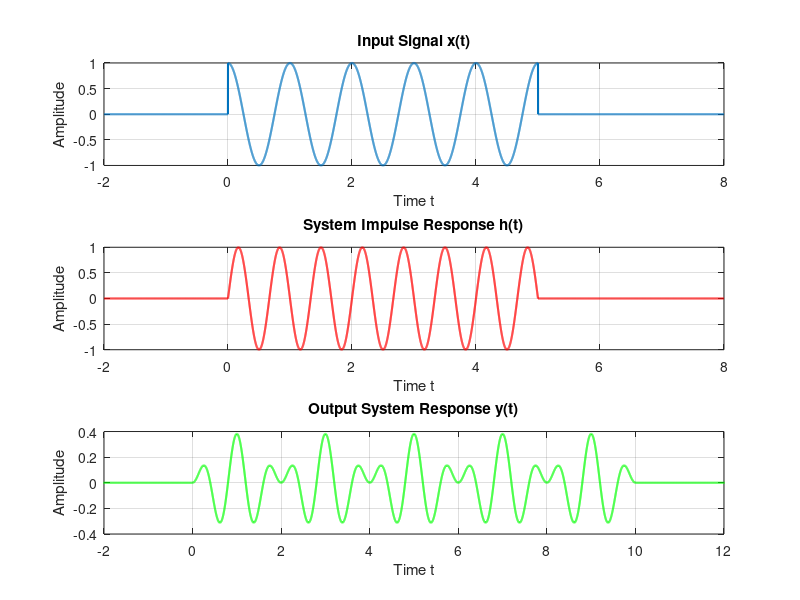

Write the MATLAB code that produced this figure.
% 1. Define the continuous time approximation
dt = 0.001;          % Very small time step
t = -2:dt:8;         % Time vector covering before and after the signals

% ---> ADDED: Clear command window and print setup information
clc;
fprintf('--- Continuous-Time Convolution Analysis ---\n');
fprintf('Time step (dt) set to: %.3f\n', dt);

% 2. Define the window: [u(t) - u(t-5)]
% This creates an array of 1s between 0 and 5, and 0s elsewhere
window = (t >= 0) & (t <= 5);

% 3. Generate x(t) and h(t)
x = cos(2*pi*t) .* window; 
h = sin(3*pi*t) .* window; 

% ---> ADDED: Print signal status
fprintf('Signals x(t) and h(t) generated successfully for t = [0, 5].\n');
fprintf('Calculating continuous convolution approximation...\n');

% 4. Compute the continuous convolution approximation
y = conv(x, h) * dt; 

% 5. Determine the output time vector
% The output time starts at the sum of the input start times
t_start = t(1) + t(1); 
ty = t_start : dt : t_start + (length(y)-1)*dt;

% ---> ADDED: Print useful analytical outputs from the convolution
fprintf('Convolution complete.\n');
fprintf('--------------------------------------------------\n');
fprintf('Output Time Range          : [%.2f, %.2f] seconds\n', ty(1), ty(end));
fprintf('Maximum Output Amplitude   : %.4f\n', max(y));
fprintf('Minimum Output Amplitude   : %.4f\n', min(y));
fprintf('Output Vector Length       : %d samples\n', length(y));
fprintf('--------------------------------------------------\n');
fprintf('Generating plot...\n\n');

% 6. Visualize the continuous signals
figure('Name', 'Continuous-Time Convolution');
subplot(3, 1, 1);
plot(t, x, 'LineWidth', 1.5);
title('Input Signal x(t)');
xlabel('Time t'); ylabel('Amplitude');
grid on;

subplot(3, 1, 2);
plot(t, h, 'LineWidth', 1.5, 'Color', 'r');
title('System Impulse Response h(t)');
xlabel('Time t'); ylabel('Amplitude');
grid on;

subplot(3, 1, 3);
plot(ty, y, 'LineWidth', 1.5, 'Color', 'g');
title('Output System Response y(t)');
xlabel('Time t'); ylabel('Amplitude');
xlim([-2 12]); % Focus the view on the relevant time frame
grid on;
